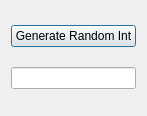
<?xml version="1.0" encoding="UTF-8"?>
<ui version="4.0">
 <class>Dialog</class>
 <widget class="QDialog" name="Dialog">
  <property name="geometry">
   <rect>
    <x>0</x>
    <y>0</y>
    <width>147</width>
    <height>116</height>
   </rect>
  </property>
  <property name="windowTitle">
   <string>Dialog</string>
  </property>
  <layout class="QVBoxLayout" name="verticalLayout">
   <item>
    <widget class="QPushButton" name="GenerateRandomNumber">
     <property name="text">
      <string>Generate Random Int</string>
     </property>
    </widget>
   </item>
   <item>
    <widget class="QLineEdit" name="lineEdit"/>
   </item>
  </layout>
 </widget>
 <layoutdefault spacing="6" margin="11"/>
 <resources/>
 <connections/>
</ui>
